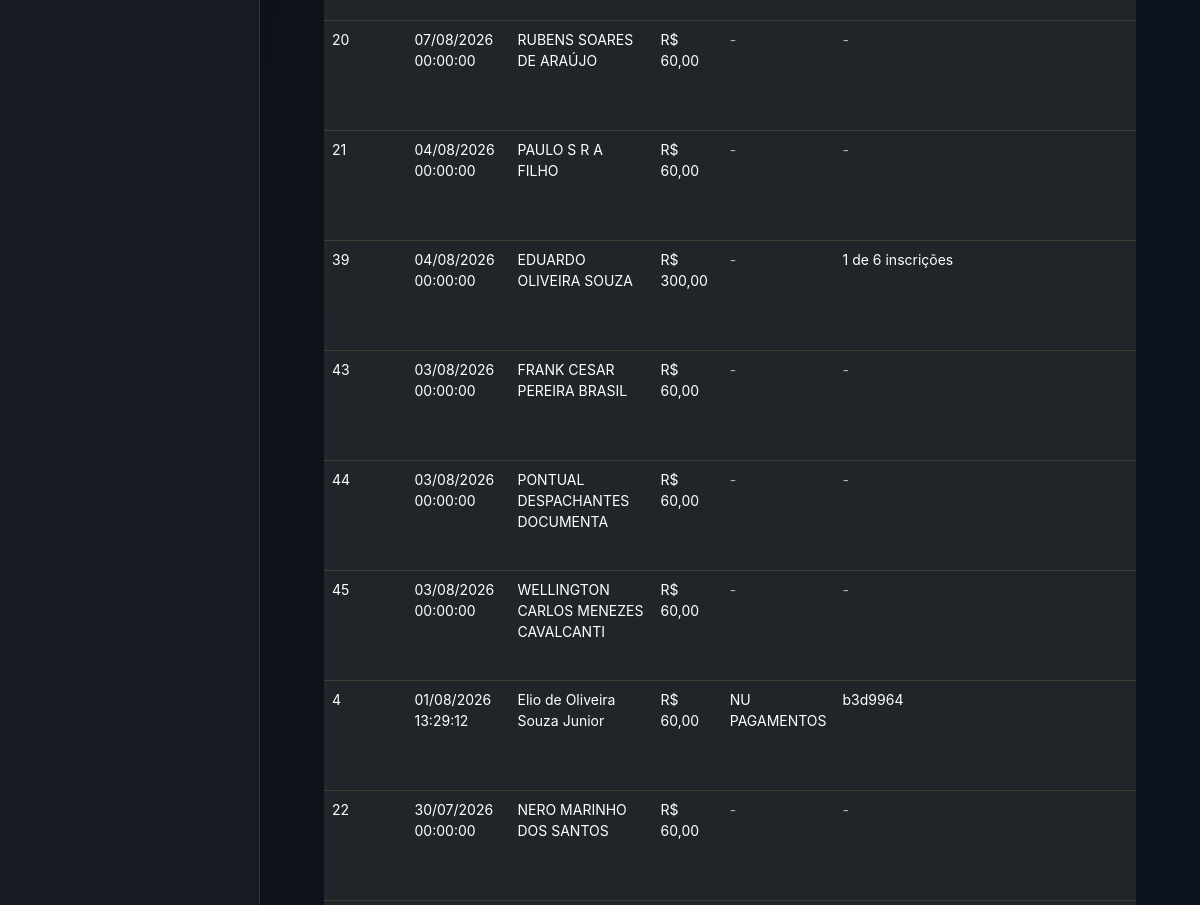
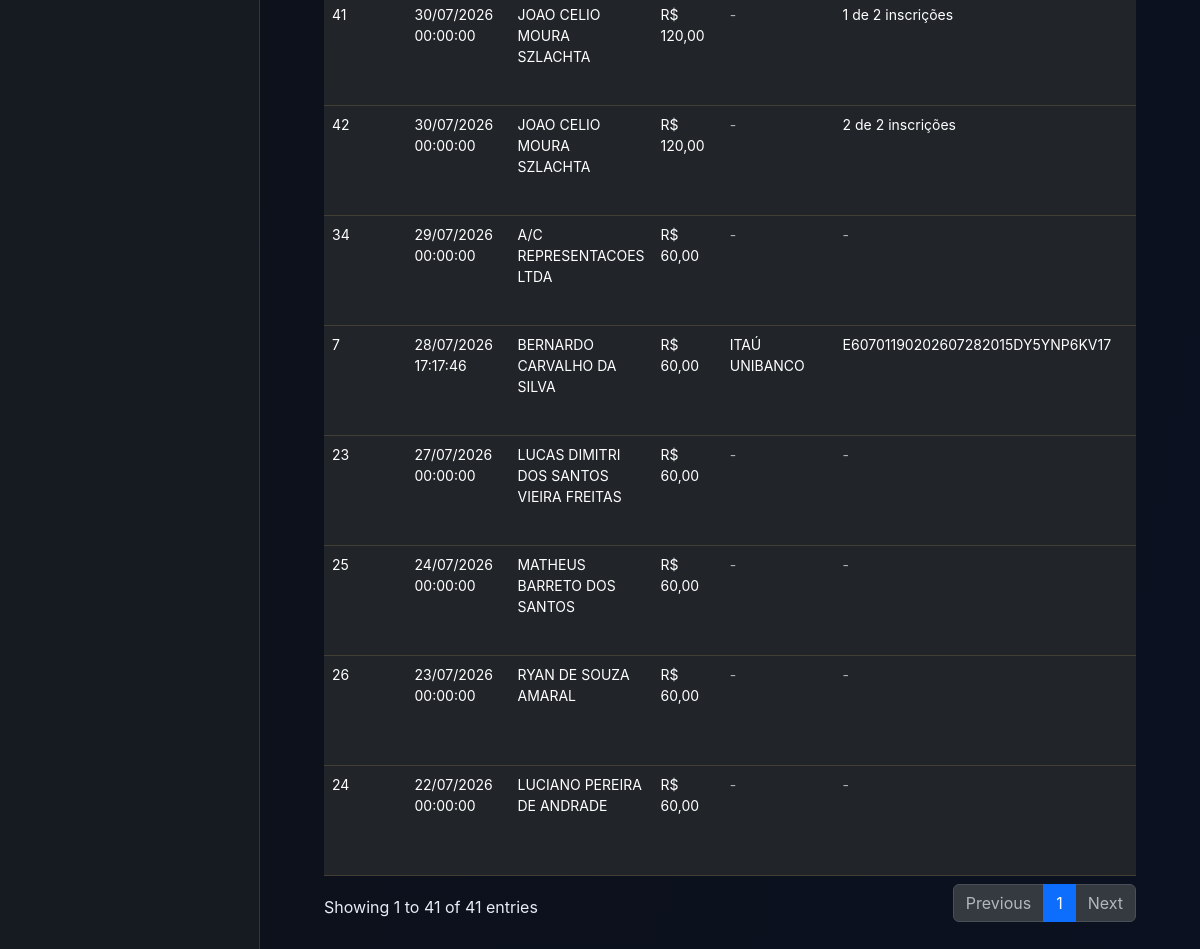
The page /comprovantes/ (lower part) on the database as committed earlier (2 pictures, top to bottom).
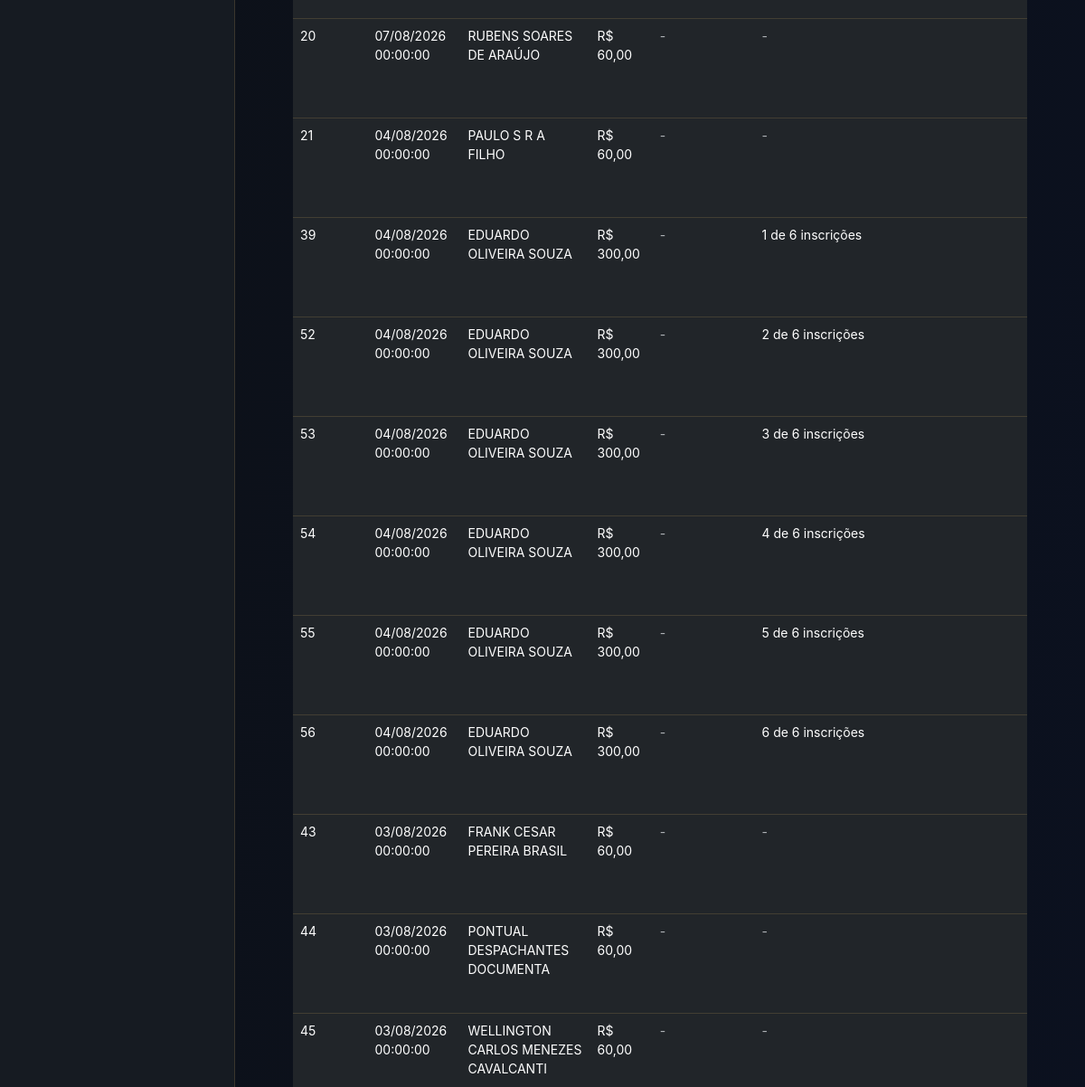
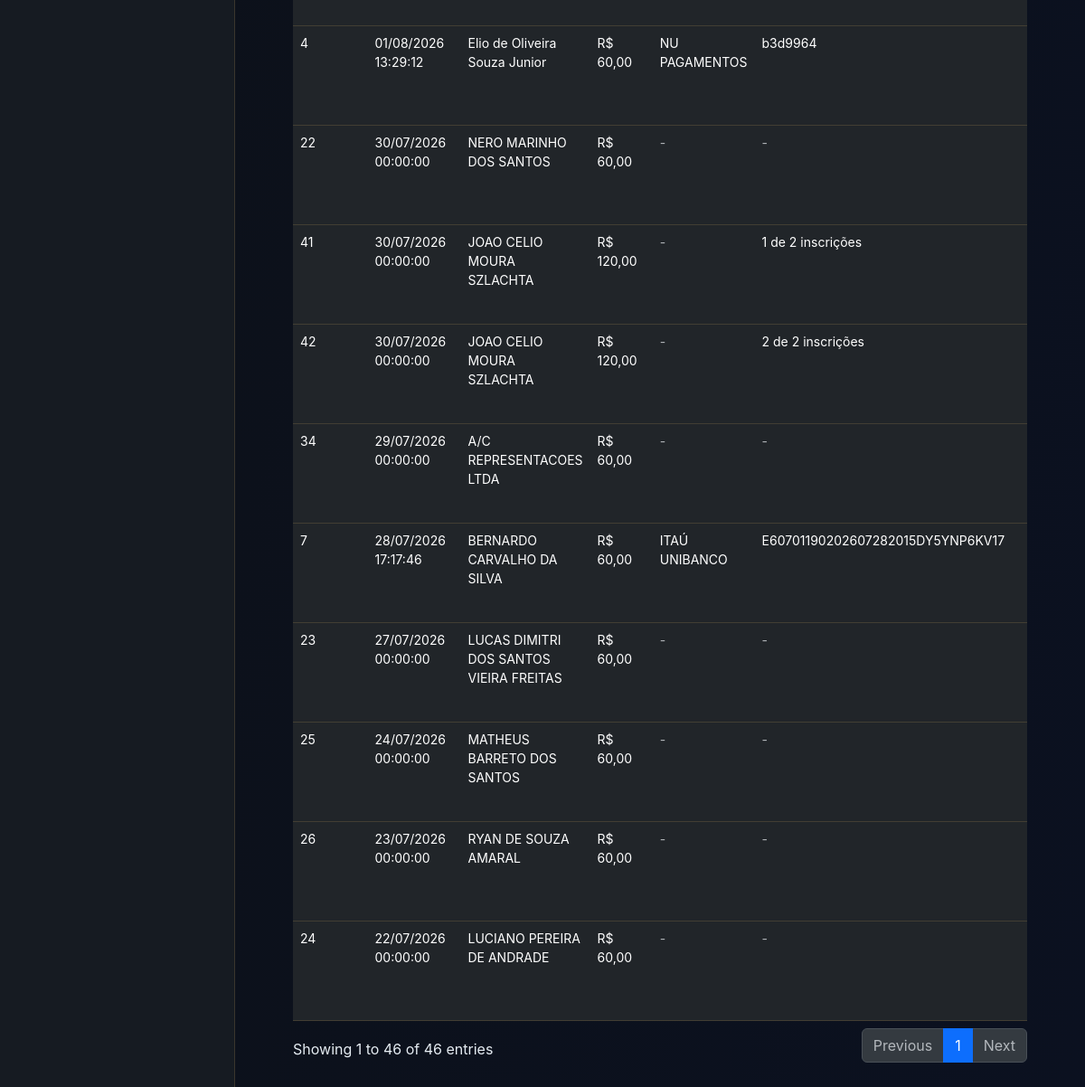
The same page on the database as committed later (2 pictures, top to bottom).
### dashboard/models.py (models this page shows)
class Comprovante(models.Model):
    TIPO_CHOICES = [
        ('BANCARIO', 'Comprovante Bancário'),
        ('RECIBO', 'Recibo Sistêmico'),
    ]
    tipo = models.CharField('Tipo de Registro', max_length=20, choices=TIPO_CHOICES, default='BANCARIO')
    arquivo = models.FileField('Arquivo do Comprovante', upload_to=upload_comprovante_path, null=True, blank=True)
    pagador = models.CharField('Nome do Pagador', max_length=300, blank=True, null=True)
    banco = models.CharField('Banco', max_length=200, blank=True, null=True)
    valor = models.DecimalField('Valor Declarado', max_digits=10, decimal_places=2, blank=True, null=True)
    identificador = models.CharField('ID da Transação', max_length=200, blank=True, null=True)
    data_hora = models.DateTimeField('Data e Hora do Pagamento')
    data_upload = models.DateTimeField(auto_now_add=True)

### dashboard/views.py (the view)
# urls.py: path('comprovantes/', views.gestao_comprovantes, name='gestao_comprovantes'),
def gestao_comprovantes(request):
    from .models import Comprovante, Dupla
    comprovantes = Comprovante.objects.all().order_by('-data_hora')
    duplas = Dupla.objects.filter(purgado=False).order_by('id')
    return render(request, 'gestao_comprovantes.html', {'comprovantes': comprovantes, 'duplas': duplas})

### templates/gestao_comprovantes.html (shortened to what this page needs)
{% load static %}
<!DOCTYPE html>
<html lang="pt-BR" data-bs-theme="dark">
<head>
    <link href="https://cdn.jsdelivr.net/npm/bootstrap@5.3.2/dist/css/bootstrap.min.css" rel="stylesheet">
    <link rel="stylesheet" href="https://cdnjs.cloudflare.com/ajax/libs/font-awesome/6.4.0/css/all.min.css">
    <link rel="stylesheet" href="https://cdn.datatables.net/1.13.6/css/dataTables.bootstrap5.min.css">
    <link rel="stylesheet" href="{% static 'css/style.css' %}">
</head>
<body>
<div class="dashboard-container">
    <aside class="sidebar">
        <nav class="sidebar-nav">
        </nav>
    </aside>
    <main class="main-content" style="height: 100vh; overflow-y: auto;">
        <div class="container-fluid px-4 py-4">
            <div class="gestao-card p-0 overflow-hidden">
                <div class="table-responsive">
                    <table class="table gestao-table mb-0" id="comprovantesTable">
                        <tbody>
                            {% for c in comprovantes %}
                            <tr>
                                <td>{{ c.id }}</td>
                                <td data-sort="{% if c.data_hora %}{{ c.data_hora|date:'YmdHis' }}{% else %}00000000000000{% endif %}">
                                    {% if c.data_hora %}{{ c.data_hora|date:"d/m/Y H:i:s" }}{% else %}<span class="text-muted">-</span>{% endif %}
                                </td>
                                <td>{% if c.pagador %}{{ c.pagador }}{% else %}<span class="text-muted">-</span>{% endif %}</td>
                                <td data-sort="{% if c.valor %}{{ c.valor }}{% else %}0{% endif %}">{% if c.valor %}R$ {{ c.valor }}{% else %}<span class="text-muted">-</span>{% endif %}</td>
                                <td>{% if c.banco %}{{ c.banco }}{% else %}<span class="text-muted">-</span>{% endif %}</td>
                                <td>{% if c.identificador %}{{ c.identificador }}{% else %}<span class="text-muted">-</span>{% endif %}</td>
                                <td>
                                </td>
                            </tr>
                            {% endfor %}
                        </tbody>
                    </table>
                </div>
            </div>
        </div>
    </main>
</div>
</body>
</html>

### templates/partials/modal_comprovante_unificado.html (shortened to what this page needs)
{% load static %}

### static/css/style.css (style rules this page uses)
:root { --bg-color: #0d1117; --card-bg: #161b22; --text-primary: #e6edf3; --text-secondary: #8b949e; --accent-color: #c5a059; --accent-hover: #e0bb73; --border-color: rgba(197, 160, 89, 0.2); --success: #2ea043; --warning: #f59e0b; --card-shadow: 0 4px 6px -1px rgba(0, 0, 0, 0.1), 0 2px 4px -1px rgba(0, 0, 0, 0.06); --border-radius: 16px; --transition: all 0.3s ease; }
* { margin: 0; padding: 0; box-sizing: border-box; }
body { font-family: 'Inter', sans-serif; background-color: var(--bg-color); color: var(--text-primary); min-height: 100vh; }
.dashboard-container { display: flex; height: 100vh; overflow: hidden; }
.sidebar { width: 260px; background-color: var(--card-bg); border-right: 1px solid var(--border-color); display: flex; flex-direction: column; padding: 24px; transition: var(--transition); }
.sidebar-nav { display: flex; flex-direction: column; gap: 8px; flex: 1; }
.main-content { flex: 1; overflow-y: auto; padding: 32px 40px; background: linear-gradient(to bottom right, var(--bg-color), #0b1120); }
table { width: 100%; border-collapse: collapse; text-align: left; }

Rows that differ between the two databases and show on the page:
added Comprovante: id "52", data_hora "04/08/2026 00:00:00", pagador "EDUARDO OLIVEIRA SOUZA", valor "300,00", identificador "2 de 6 inscrições"
added Comprovante: id "53", data_hora "04/08/2026 00:00:00", pagador "EDUARDO OLIVEIRA SOUZA", valor "300,00", identificador "3 de 6 inscrições"
added Comprovante: id "54", data_hora "04/08/2026 00:00:00", pagador "EDUARDO OLIVEIRA SOUZA", valor "300,00", identificador "4 de 6 inscrições"
added Comprovante: id "55", data_hora "04/08/2026 00:00:00", pagador "EDUARDO OLIVEIRA SOUZA", valor "300,00", identificador "5 de 6 inscrições"
added Comprovante: id "56", data_hora "04/08/2026 00:00:00", pagador "EDUARDO OLIVEIRA SOUZA", valor "300,00", identificador "6 de 6 inscrições"
Other text that changed with them:
text written by a page script: "Showing 1 to 41 of 41 entries Previous 1 Next" → "Showing 1 to 46 of 46 entries Previous 1 Next"
